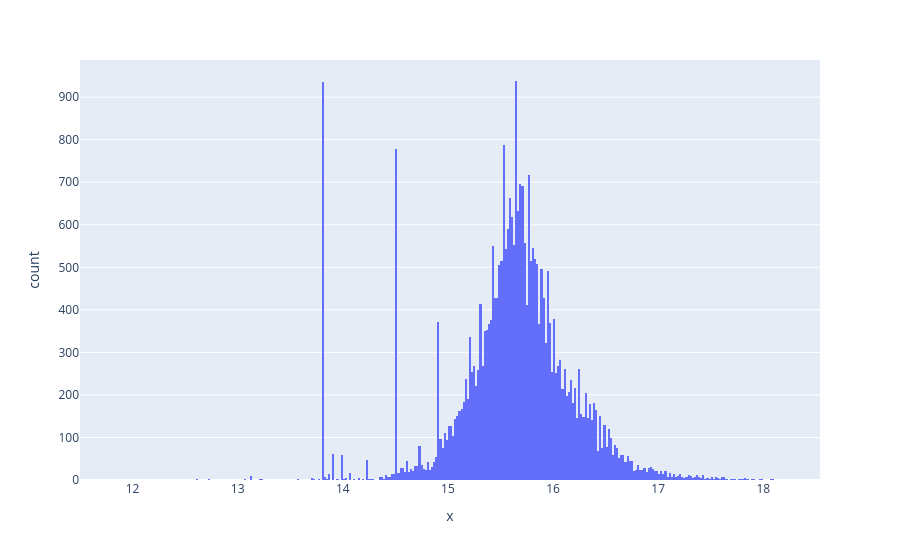

This figure's notebook cell:
### Code cell
fig = px.histogram(x=np.log(df_train['price_doc']))
fig.show()

### Figure 1 — Plotly figure (JSON) as saved in the notebook; plotly's stock layout.template omitted (floating-point values rounded to 4 significant figures; data arrays with more than 128 entries replaced by an {"elided": "..."} marker saying what was removed)
{"data": [{"bingroup": "x", "hovertemplate": "x=%{x}<br>count=%{y}<extra></extra>", "legendgroup": "", "marker": {"color": "#636efa", "pattern": {"shape": ""}}, "name": "", "orientation": "v", "showlegend": false, "type": "histogram", "x": {"elided": "30461 float values"}, "xaxis": "x", "yaxis": "y"}], "layout": {"barmode": "relative", "legend": {"tracegroupgap": 0}, "margin": {"t": 60}, "xaxis": {"anchor": "y", "domain": [0, 1], "title": {"text": "x"}}, "yaxis": {"anchor": "x", "domain": [0, 1], "title": {"text": "count"}}}}
